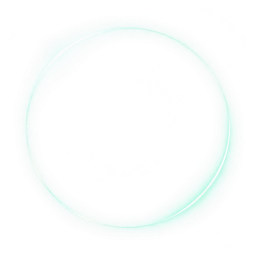
#> input picture design/ui-image-skins/office-day-01/lobby-polish-01/operator_halo.png, 256 x 256 px
$ python validate_and_contact_revision02.py
#> lines starting #> are read from the running program, lines starting #| are printed output that depends on the picture
from pathlib import Path
from PIL import Image,ImageDraw,ImageFont
import json,hashlib
root=Path(__file__).resolve().parents[5]
design=root/'design/ui-image-skins/office-day-01/lobby-polish-01'
runtime=root/'godot/assets/ui/office-day-01/lobby-polish-01'
raw=design/'_raw'
checks=[]
for name,expected in [('operator_halo.png',(256,256)),('operator_glint.png',(256,64))]:
 path=design/name
 im=Image.open(path)
#> im is the input picture: PIL image 256x256 RGBA; mean R, G, B, A 57.9, 72.6, 69.8, 13.3
 a=im.getchannel('A')
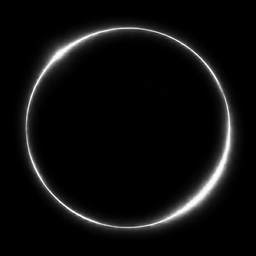
#> a: PIL image 256x256 L; min 0, max 255, mean 13.3
 file_hash=hashlib.sha256(path.read_bytes()).hexdigest()
 runtime_hash=hashlib.sha256((runtime/name).read_bytes()).hexdigest()
#> (the run stopped early here; a loop or call above may not have finished)
